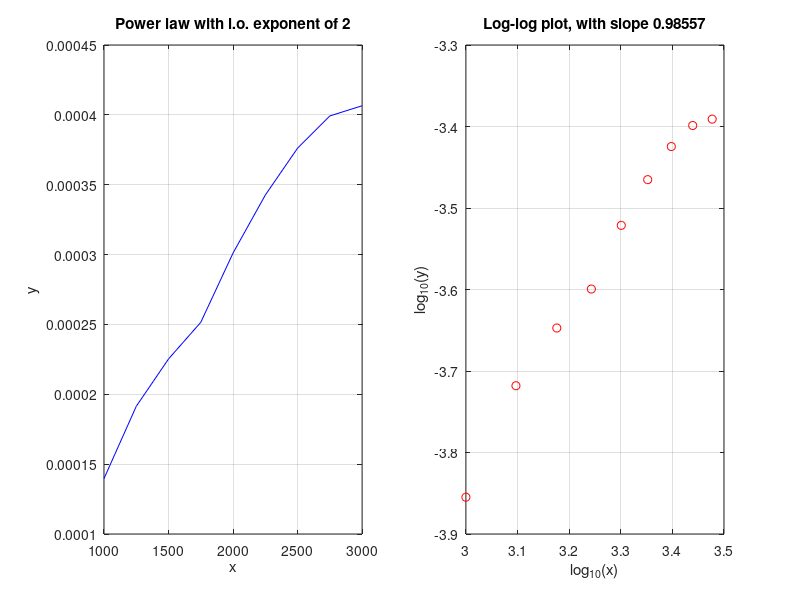

The MATLAB script that drew this image:
%% Computing Assignment 2: GE Timing Test
% By Kai Sackville-Hii
% Jan 28, 2019
%
% power_law_plot.m (hl -- Jan. 2019)
%
% Purpose      : To highlight how the slope of a log-log plot can be
%                used to determine the leading order behaviour of a
%                power law relationship
%
% Instructions : Run the code as is, and check the output in the
%                command line. How does lo_exp compare to the best 
%                fit slope? experiment by changing lo_exp.
%

clear;
load('times.mat');
x = 1000:250:3000;

% Our power law we wish to analyze 
% change this to whichever average value in question
y = avg_sparse_time_array;

% Experiment by changing this value
lo_exp = 2; 

% Compute log values
logx = log10(x); 
logy = log10(y);

% Best fit line to log data 
p = polyfit(logx,logy,1);

% Output
% How does the slope of the best fit compare to lo_exp?
display(['Leading order power law is : ',num2str(lo_exp)])
display(['Slope of best fit line is  : ',num2str(p(1))])

% Plotting 
figure(1) 
clf; hold on; 

% Plot of raw data
% Is it clear exactly what power law is being plotted? 
subplot(1,2,1)
plot(x,y,'b')
grid on 
xlabel('x')
ylabel('y')
title(['Power law with l.o. exponent of ', ...
       num2str(lo_exp)])

% Plot of log data 
% It should be clear that this relationship is linear
subplot(1,2,2)
plot(logx,logy,'ro') 
grid on 
xlabel('log_{10}(x)')
ylabel('log_{10}(y)')
title(['Log-log plot, with slope ', num2str(p(1))])